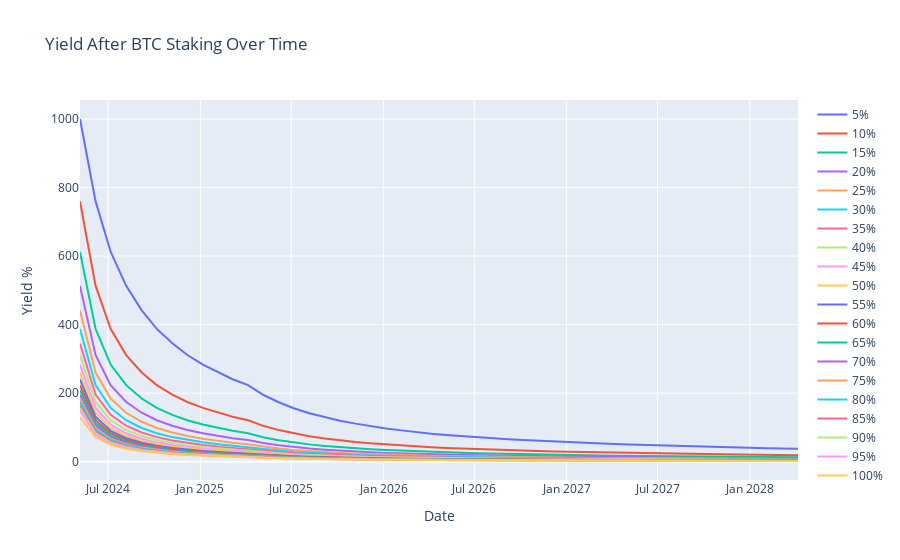

Here is the notebook cell this chart was saved with:
### Code cell
# Replace '%' with '' and convert to float for all columns except 'Date'
yield_after_btc_staking_df[yield_after_btc_staking_df.columns[1:]] = yield_after_btc_staking_df[yield_after_btc_staking_df.columns[1:]].replace({'%': ''}, regex=True).astype(float)

# Create the plot
fig = go.Figure()

# Add traces to the plot
for column in yield_after_btc_staking_df.columns[1:]:  # Exclude the 'Date' column
    fig.add_trace(
        go.Scatter(
            x=yield_after_btc_staking_df["Date"],
            y=yield_after_btc_staking_df[column],
            mode="lines",
            name=column,
        )
    )

# Update title, x-axis title, and y-axis title
fig.update_layout(
    title="Yield After BTC Staking Over Time",  # Update title
    xaxis_title="Date",  # Update x-axis label
    yaxis_title="Yield %",  # Update y-axis label
)

# Show the plot
fig.show()
